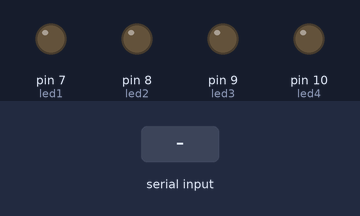
A sketch run on a simulated Arduino Uno, built with avr-gcc and run on an emulated ATmega328P. On the bench: output pins drawn as LEDs (lit = HIGH). Dashed ring = blinking. The inputs (shaded band) are chosen by the test bench.

Above: at 1.2 s.
1.3 s: "0\n" received over Serial
At 1.7 s:
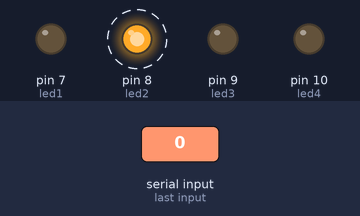
4.3 s: "1\n" received over Serial
At 5.4 s:
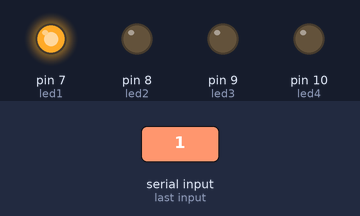
5.8 s: "90,45\n" received over Serial
At 6.9 s:
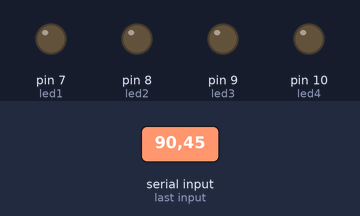
Timing chart, 0 to 8.8 s (numbered marks = the images above; inputs shaded):
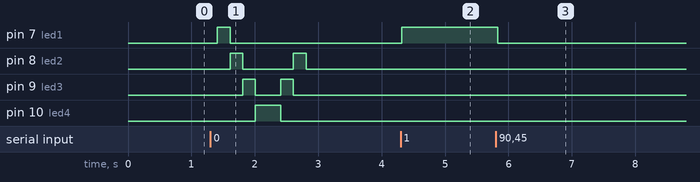

The sketch:

E01_Derecha_Izquierda.ino
```cpp
int index;

int led1 = 7;
int led2 = 8;
int led3 = 9;
int led4 = 10;

void setup() {
  Serial.begin(9600);
  Serial.setTimeout(10);

  pinMode(led1, OUTPUT);
  pinMode(led2, OUTPUT);
  pinMode(led3, OUTPUT);
  pinMode(led4, OUTPUT);
}

void loop() {
  if (Serial.available() > 0) { // Si hay datos en el buffer
    index = Serial.readString().toInt();

    // Si se recibe 0, se ejecuta la secuencia de barrido
    if (index == 0) {
      digitalWrite(led1, 1); delay(200); digitalWrite(led1, 0);
      digitalWrite(led2, 1); delay(200); digitalWrite(led2, 0);
      digitalWrite(led3, 1); delay(200); digitalWrite(led3, 0);
      digitalWrite(led4, 1); delay(200); digitalWrite(led4, 0);


      digitalWrite(led4, 1); delay(200); digitalWrite(led4, 0);
      digitalWrite(led3, 1); delay(200); digitalWrite(led3, 0);
      digitalWrite(led2, 1); delay(200); digitalWrite(led2, 0);

    }
    // Si se recibe 1, 2, 3, 4 o 5, se enciende el LED correspondiente
    else {
      digitalWrite(led1, 0);
      digitalWrite(led2, 0);
      digitalWrite(led3, 0);
      digitalWrite(led4, 0);


      switch(index) {
        case 1:
          digitalWrite(led1, 1);
          break;
        case 2:
          digitalWrite(led2, 1);
          break;
        case 3:
          digitalWrite(led3, 1);
          break;
        case 4:
          digitalWrite(led4, 1);
          break;

      }
    }
  }
  delay(100);
}
```

Measured:
- after the input at 1.3 s, pin 7 (led1): LOW → HIGH after 0.11 s, → LOW 0.20 s later; pin 8 (led2): alternates HIGH for 0.20 s and LOW for 0.80 s, 4 changes in all, then stays LOW, starting after 0.31 s
- after the input at 4.3 s, pin 7 (led1): LOW → HIGH at once
- after the input at 5.8 s, pin 7 (led1): HIGH → LOW at once
